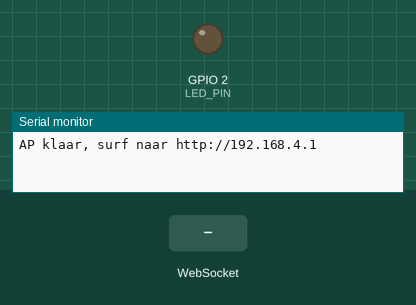
The sketch below on a simulated ESP32. Shown: output pins drawn as LEDs (lit = HIGH), the last lines printed to the serial monitor. The test bench sets the inputs (shaded band).

Above: at 1.2 s.
1.3 s: WebSocket text "led on" received
At 2.5 s:
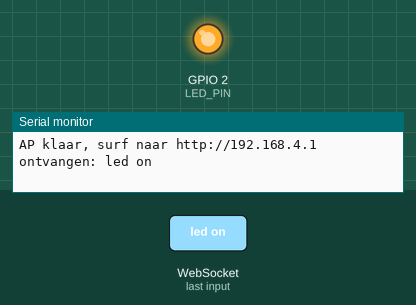
2.8 s: WebSocket text "led off" received
At 3.7 s:
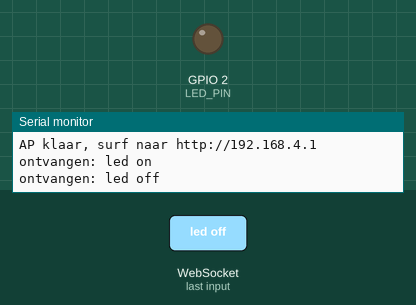
Timing chart, 0 to 5.8 s (numbered marks = the images above; inputs shaded):
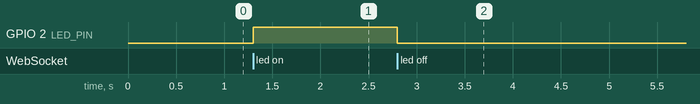

Measured:
- after the input at 1.3 s, GPIO 2 (LED_PIN): LOW → HIGH at once
- after the input at 2.8 s, GPIO 2 (LED_PIN): HIGH → LOW at once

The sketch:

wireless.ino
```cpp
/*
 * Proof of concept: duplex draadloze communicatie via WiFi (ESP32)
 * De ESP32 maakt een eigen access point "LineFollower-POC" (wachtwoord 12345678).
 * Surf met laptop / smartphone naar http://192.168.4.1
 *  - de ESP32 stuurt elke seconde een teller naar de pagina   (ESP32 -> pc)
 *  - knoppen "led aan / led uit" schakelen GPIO2              (pc -> ESP32)
 *  - elk bericht wordt bevestigd met een echo                 (ESP32 -> pc)
 * Communicatie via een websocket (poort 81), volledig non-blocking.
 *
 * Bibliotheek: "WebSockets" van Markus Sattler (Bibliotheekbeheer).
 */
#include <WiFi.h>
#include <WebServer.h>
#include <WebSocketsServer.h>

#define LED_PIN 2

WebServer server(80);
WebSocketsServer ws(81);
uint32_t lastTick = 0, counter = 0;

static const char PAGE[] PROGMEM =
    "<!doctype html><html><head><meta name='viewport' content='width=device-width,initial-scale=1'>"
    "<title>POC wireless</title></head><body style='font-family:sans-serif'>"
    "<h3>LineFollower - POC draadloze communicatie</h3>"
    "<button onclick=\"s('led on')\">led aan</button> <button onclick=\"s('led off')\">led uit</button>"
    "<p><input id='t'><button onclick='s(t.value)'>verstuur</button></p><pre id='log'></pre>"
    "<script>const w=new WebSocket('ws://'+location.hostname+':81/');"
    "w.onmessage=e=>{log.textContent=e.data+'\\n'+log.textContent.slice(0,2000)};"
    "function s(m){w.send(m)}</script></body></html>";

void wsEvent(uint8_t num, WStype_t type, uint8_t *payload, size_t length)
{
  if (type != WStype_TEXT) return;
  char msg[64];
  size_t n = length < sizeof(msg) - 1 ? length : sizeof(msg) - 1;
  memcpy(msg, payload, n);
  msg[n] = '\0';

  if (strcmp(msg, "led on") == 0) digitalWrite(LED_PIN, HIGH);
  else if (strcmp(msg, "led off") == 0) digitalWrite(LED_PIN, LOW);

  char reply[80];
  snprintf(reply, sizeof(reply), "echo: %s", msg);
  ws.sendTXT(num, reply);
  Serial.printf("ontvangen: %s\n", msg);
}

void setup()
{
  Serial.begin(115200);
  pinMode(LED_PIN, OUTPUT);
  WiFi.mode(WIFI_AP);
  WiFi.softAP("LineFollower-POC", "12345678");
  server.on("/", []() { server.send_P(200, "text/html", PAGE); });
  server.begin();
  ws.begin();
  ws.onEvent(wsEvent);
  Serial.print("AP klaar, surf naar http://");
  Serial.println(WiFi.softAPIP());
}

void loop()
{
  server.handleClient();
  ws.loop();
  if (millis() - lastTick >= 1000)
  {
    lastTick = millis();
    char m[24];
    snprintf(m, sizeof(m), "alive %lu", (unsigned long)counter++);
    ws.broadcastTXT(m);
  }
}
```
